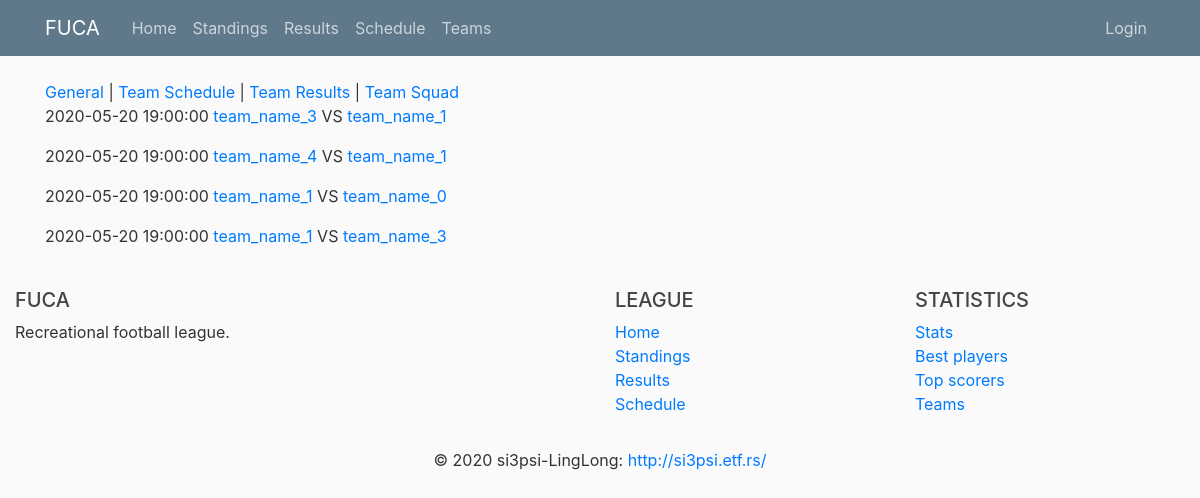
Page /teamschedule/2 on the earlier database version.
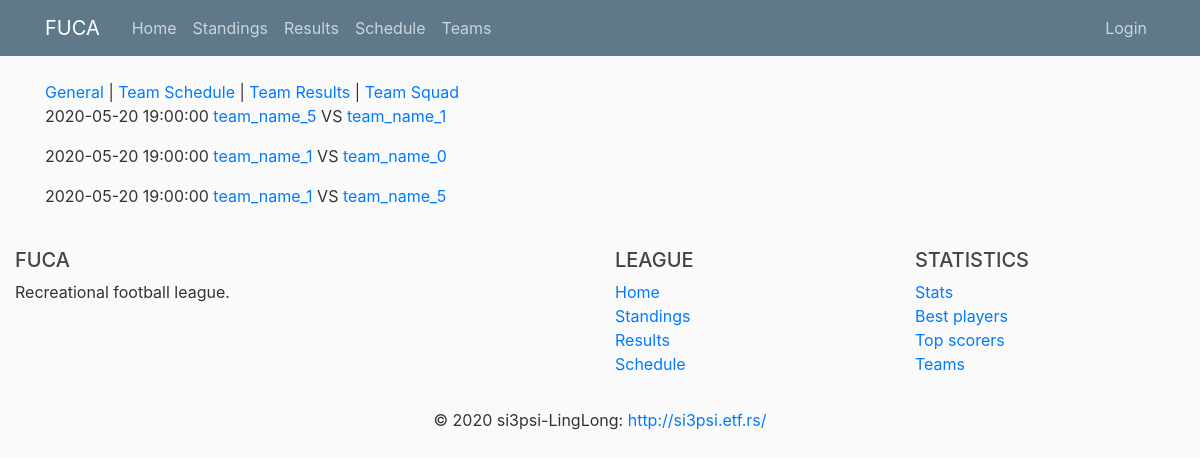
Same page on the later database version.
### fuca/models.py (models this page shows, shortened)
class Match(db.Model):
    __tablename__ = 'match'
    id                      = db.Column(db.Integer, primary_key=True)
    date_time               = db.Column(db.DateTime)
    host_team_goals         = db.Column(db.Integer, default=0)
    host_team_yellow        = db.Column(db.Integer, default=0)
    host_team_red           = db.Column(db.Integer, default=0)
    host_team_shots         = db.Column(db.Integer, default=0)
    host_team_possession    = db.Column(db.Integer, default=0)
    guest_team_goals        = db.Column(db.Integer, default=0)
    guest_team_yellow       = db.Column(db.Integer, default=0)
    guest_team_red          = db.Column(db.Integer, default=0)
    guest_team_shots        = db.Column(db.Integer, default=0)
    guest_team_possession   = db.Column(db.Integer, default=0)
    host_team_id     = db.Column(db.Integer, db.ForeignKey('team.id'), nullable=False)
    guest_team_id    = db.Column(db.Integer, db.ForeignKey('team.id'), nullable=False)
    best_player_id   = db.Column(db.Integer, db.ForeignKey('player.id'))
    statistics  = db.relationship('Statistics', backref='match', lazy=True)
    def jinja_dict(self):
        return {'date'          : self.date_time,
                'team1_name'    : self.host_team.name,
                'team1_goals'   : self.host_team_goals,
                'team1_id'      : self.host_team_id,
                'team2_name'    : self.guest_team.name,
                'team2_goals'   : self.guest_team_goals,
                'team2_id'      : self.guest_team_id,
                'id'            : self.id}

class Team(db.Model):
    __tablename__ = 'team'
    id          = db.Column(db.Integer,     primary_key=True)
    name        = db.Column(db.String(100), nullable=False, unique=True)
    matches     = db.Column(db.Integer,     nullable=False, default=0)
    wins        = db.Column(db.Integer,     nullable=False, default=0)
    losses      = db.Column(db.Integer,     nullable=False, default=0)
    draws       = db.Column(db.Integer,     nullable=False, default=0)
    goal_diff   = db.Column(db.Integer,     nullable=False, default=0)
    logo_image  = db.Column(db.String(20),  nullable=False, default='default.jpg')
    captain_id  = db.Column(db.Integer, db.ForeignKey('player.id'))
    host_matches    = db.relationship('Match',  backref='host_team',    lazy=True,  foreign_keys=Match.host_team_id)
    guest_matches   = db.relationship('Match',  backref='guest_team',   lazy=True,  foreign_keys=Match.guest_team_id)
    players         = db.relationship('Player', backref='team',         lazy=True,  foreign_keys=Player.team_id)

### fuca/routes/team_routes.py (the view)
@app.route("/teamschedule/<int:id>")
def teamschedule(id):
    schedule_db = Match.query.filter(Match.date_time >= datetime.now()).filter(Match.guest_team_id == id).all() +\
        Match.query.filter(Match.date_time >= datetime.now()).filter(Match.host_team_id == id).all()
    schedule_list = [schedule.jinja_dict() for schedule in schedule_db]
    return render_template('team/team-schedule.html', schedule=schedule_list, id=id, title='Team Schedule')

### fuca/templates/team/team-schedule.html
{% extends 'team/team-layout.html' %}
{% block team_content %}
    {% for match in schedule %}
        <p>{{ match.date }}
            <a href="{{ url_for('team', id=match.team1_id)}}">
                {{ match.team1_name }}
            </a>
            VS
            <a href="{{ url_for('team', id=match.team2_id)}}">
            {{ match.team2_name }}
            </a>
        </p>
    {% endfor %}
{% endblock team_content %}

Differences in the rows shown:
no longer on this page (row unchanged): Team: team1_name "team_name_3", team2_name "team_name_3"
no longer on this page (row unchanged): Team: team1_name "team_name_4"
no longer on this page (row edited): Match: date "2020-05-20 19:00:00"
now on this page (row unchanged): Team: team1_name "team_name_5", team2_name "team_name_5"
Other differences:
new list line: "VS"
new list line: "team_name_1"
list line gone: "VS"
list line gone: "team_name_1"
